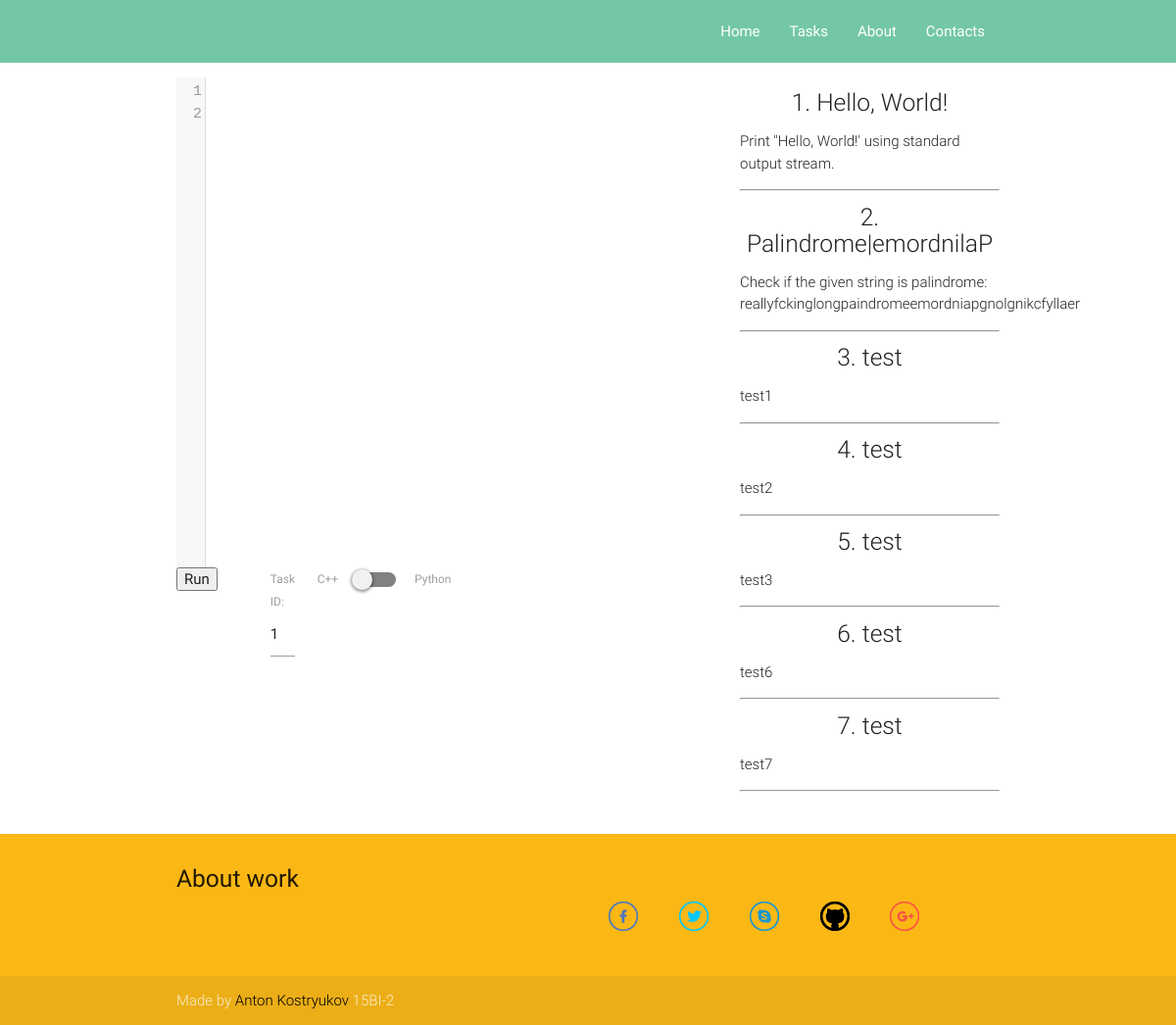
The app's page /LS/tasks/ with its own data.
### LS/models.py (models this page shows, shortened)
class Code(models.Model):
    text = models.TextField()
    task_name = models.TextField()
    c_answer = models.TextField()

### LS/views.py (the view, shortened to what this page needs)
def tasks(request):
    fp = FileProcessor()
    return render(request, 'LS/tasks.html', {'last_id': last_task_id(), 'task_list': get_task_list()})

### LS/utils.py (called while the page is built)
def last_task_id():
    last = Code.objects.latest('id')
    return last.id

def get_task_list():
    tasks = Code.objects.all()
    task_list = [[task.id, task.task_name, task.text] for task in tasks]
    return task_list

### templates/LS/tasks.html (shortened to what this page needs)
{% extends "layout.html" %}
{% load static %}
{% block content %}
    <link rel="stylesheet" href="{% static "js/codemirror/lib/codemirror.css" %}">
    <div class="container">
        <div class="section">
            <div class="row">
                <div class="col s8 m8 l8">
                    <form method="post">
                        <div class="row">
                            <div class="col s4 m3 l2">
                                <input type="submit" value="Run"/>
                            </div>
                            <div class="col s1 m1 l1">
                                <label for="task-id-dd">Task ID:</label>
                                <input type="number" min="1" max="{{ last_id }}" value="1" name="task-id" id="task-id">
                            </div>
                            <div class="col s6 m7 l8">
                                <div class="switch">
                                    <label>
                                        C++
                                        <span class="lever"></span>
                                        Python
                                    </label>
                                </div>
                            </div>
                        </div>
                    </form>
                </div>
                <div class="col s4 m4 l4">
                    {% for task in task_list %}
                        <h5 class="center light">{{ task.0 }}. {{ task.1 }}</h5>
                        <p class="light">{{ task.2 }}</p>
                        <hr>
                    {% endfor %}
                </div>
            </div>
        </div>
    </div>
{% endblock content %}

### templates/layout.html (shortened to what this page needs)
{% load static %}
<!DOCTYPE html>
<html lang="en">
<head>
    <link href="{% static "css/materialize.css" %}" type="text/css" rel="stylesheet" media="screen,projection"/>
    <link href="{% static "css/style.css" %}" type="text/css" rel="stylesheet" media="screen,projection"/>
</head>
<body>
<nav class="" role="navigation">
    <div class="nav-wrapper container">
        <ul class="right hide-on-med-and-down">
            <li><a href="{% url 'index' %}">Home</a></li>
            <li><a href="{% url 'LS:tasks' %}">Tasks</a></li>
            <li><a href="{% url 'LS:about' %}">About</a></li>
            <li><a href="{% url 'LS:contacts' %}">Contacts</a></li>
        </ul>
    </div>
</nav>
<main>
    {% block content %} {% endblock content %}
</main>
<footer class="page-footer orange">
    <div class="container">
        <div class="row">
            <div class="col l12 s12"><h5>About work</h5></div>
            <div class=" col l6 s12">
            </div>
            <div class="col l6 s12">
                <div class="row social center">
                    <div class="col l2 s2">
                        <a href="https://facebook.com/anton.kostrukov"><img src="{% static "assets/f.png"  %}"></a>
                    </div>
                    <div class="col l2 s2">
                        <a href="http://twitter.com/#!/a_kostryukov"><img src="{% static "assets/t.png" %}"></a>
                    </div>
                    <div class="col l2 s2">
                        <a href="skype:t0t0lllka?call"><img src="{% static "assets/s.png" %}"></a>
                    </div>
                    <div class="col l2 s2">
                        <a href="https://github.com/T0nIko"><img src="{% static "assets/gh.png" %}"></a>
                    </div>
                    <div class="col l2 s2">
                        <a href="mailto:anton97kos@gmail.com"><img src="{% static "assets/g.png" %}"></a>
                    </div>
                </div>
            </div>
        </div>
    </div>
    <div class="footer-copyright">
        <div class="container">
            Made by <a class="black-text text-lighten-2" href="">Anton Kostryukov</a> 15BI-2
        </div>
    </div>
</footer>
</body>
</html>

### records on screen
Code: task_name "Hello, World!", text "Print \"Hello, World!' using standard output stream."
Code: task_name "Palindrome|emordnilaP", text "Check if the given string is palindrome: reallyfckinglongpaindromeemordniapgnolgnikcfyllaer"
Code: task_name "test", text "test1"
Code: task_name "test", text "test2"
Code: task_name "test", text "test3"
Code: task_name "test", text "test6"
Code: task_name "test", text "test7"

### other values on screen
{{ task.0 }} "1" "2" "3" "4" "5" "6" "7"
